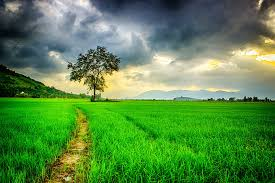
#> input picture sample.jpg, 275 x 183 px
$ python 'Intensity Transformations.py'
#> lines starting #> are read from the running program, lines starting #| are printed output that depends on the picture
#!/usr/bin/env python
# coding: utf-8

# In[43]:


import cv2
import numpy as np
from IPython.display import display, Image
import warnings
warnings.filterwarnings("ignore")

# Open the image.
img = cv2.imread('sample.jpg')
#> img is the input picture: shape (183, 275, 3); mean B, G, R 73.1, 138, 88.5
print('Input Image')
display(Image(filename='sample.jpg'))


# In[50]:


# Apply negative transform
negative_transformed = np.array(255-img, dtype = np.uint8)
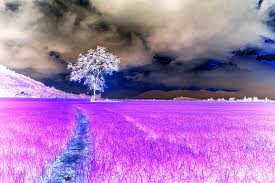
#> negative_transformed: shape (183, 275, 3); mean B, G, R 181.9, 117, 166.5
#> (the run stopped early here; a loop or call above may not have finished)
